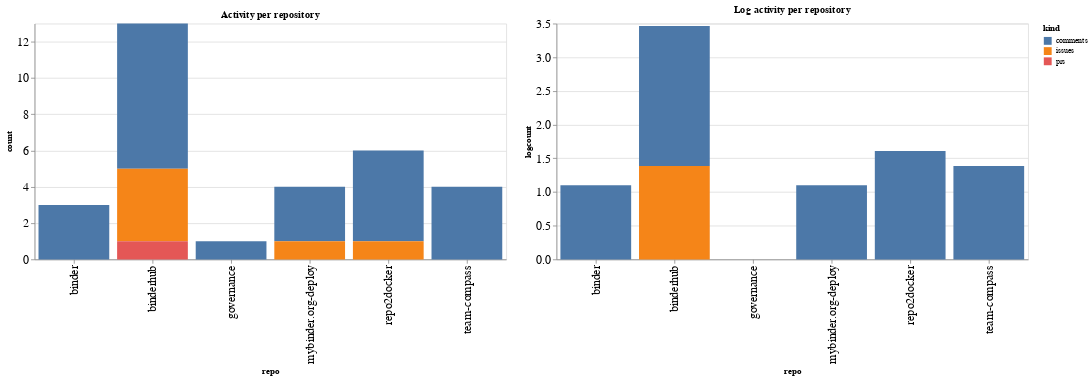

Notebook code for this chart:
### Code cell
ch1 = alt.Chart(repo_summaries, width=600, title="Activity per repository").mark_bar().encode(
    x='repo',
    y='count',
    color='kind',
    tooltip="kind"
)

ch2 = alt.Chart(repo_summaries, width=600, title="Log activity per repository").mark_bar().encode(
    x='repo',
    y='logcount',
    color='kind',
    tooltip="kind"
)

ch1 | ch2

### Figure 1 — Vega-Lite specification as saved in the notebook (floating-point values rounded to 4 significant figures)
{"config": {"axisLeft": {"labelFontSize": 15}, "axisBottom": {"labelFontSize": 15}}, "hconcat": [{"mark": "bar", "encoding": {"color": {"type": "nominal", "field": "kind"}, "tooltip": {"type": "nominal", "field": "kind"}, "x": {"type": "nominal", "field": "repo"}, "y": {"type": "quantitative", "field": "count"}}, "title": "Activity per repository", "width": 600}, {"mark": "bar", "encoding": {"color": {"type": "nominal", "field": "kind"}, "tooltip": {"type": "nominal", "field": "kind"}, "x": {"type": "nominal", "field": "repo"}, "y": {"type": "quantitative", "field": "logcount"}}, "title": "Log activity per repository", "width": 600}], "data": {"name": "data-9475353452b94758e5b2f05168b92105"}, "$schema": "https://vega.github.io/schema/vega-lite/v4.8.1.json", "datasets": {"data-9475353452b94758e5b2f05168b92105": [{"repo": "binder", "kind": "comments", "count": 3, "logcount": 1.099}, {"repo": "binderhub", "kind": "comments", "count": 8, "logcount": 2.079}, {"repo": "binderhub", "kind": "issues", "count": 4, "logcount": 1.386}, {"repo": "binderhub", "kind": "prs", "count": 1, "logcount": 0.0}, {"repo": "governance", "kind": "comments", "count": 1, "logcount": 0.0}, {"repo": "mybinder.org-deploy", "kind": "comments", "count": 3, "logcount": 1.099}, {"repo": "mybinder.org-deploy", "kind": "issues", "count": 1, "logcount": 0.0}, {"repo": "repo2docker", "kind": "comments", "count": 5, "logcount": 1.609}, {"repo": "repo2docker", "kind": "issues", "count": 1, "logcount": 0.0}, {"repo": "team-compass", "kind": "comments", "count": 4, "logcount": 1.386}]}}
